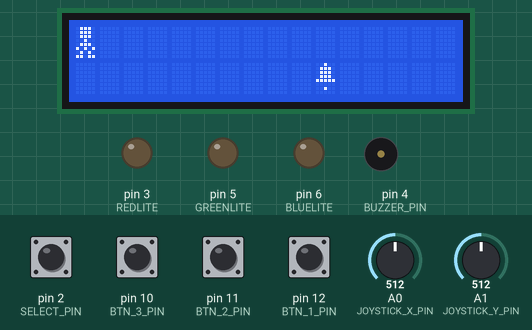
Recording of a sketch running on a simulated Arduino Uno, built with avr-gcc and run on an emulated ATmega328P. Parts: 16×2 character LCD, output pins drawn as LEDs (lit = HIGH), buzzer (waves = sounding). The test bench sets the inputs (shaded band); at power-on: pin 2 (SELECT_PIN), pin 10 (BTN_3_PIN), pin 11 (BTN_2_PIN), pin 12 (BTN_1_PIN) HIGH, A0 (JOYSTICK_X_PIN) = 512, A1 (JOYSTICK_Y_PIN) = 512. Random numbers use the default seed unless the sketch sets one.

Above: at 1.2 s.
1.3 s: A0 (JOYSTICK_X_PIN) set to 716
At 1.65 s:
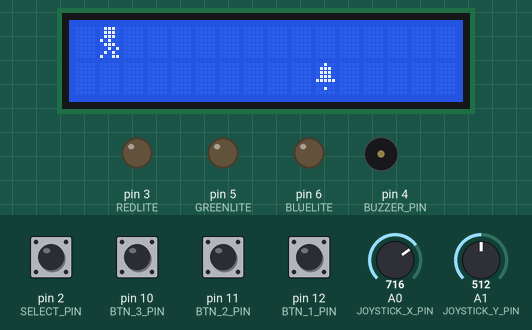
4.3 s: A1 (JOYSTICK_Y_PIN) set to 577
7.3 s: A1 (JOYSTICK_Y_PIN) set to 602
At 7.84 s:
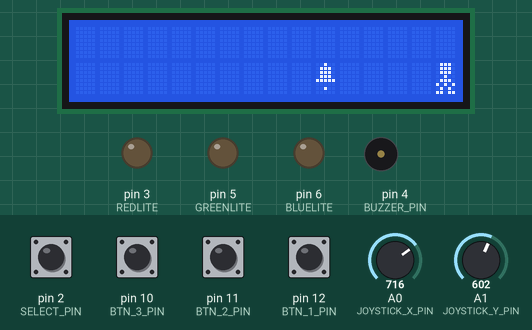
10.3 s: pin 11 (BTN_2_PIN) pulled LOW for 1 s
At 12.17 s:
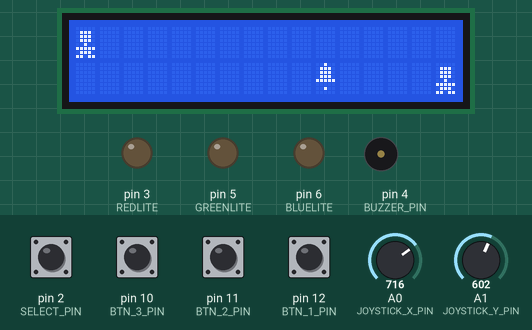
13.5 s: pin 10 (BTN_3_PIN) pulled LOW for 1 s
At 14.8 s:
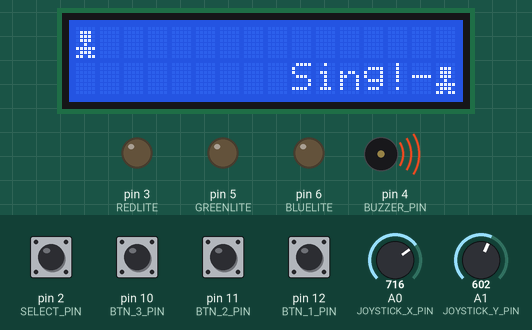
16.0 s: pin 11 (BTN_2_PIN) pulled LOW for 0.15 s
At 16.74 s:
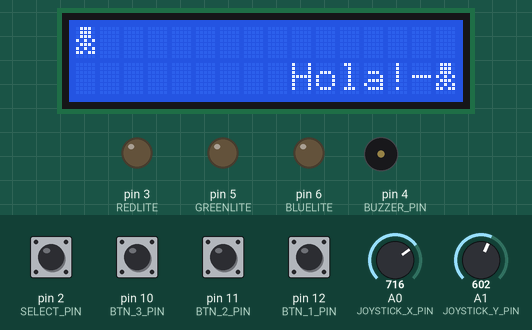
Timing chart, 0 to 19.0 s (numbered marks = the images above; inputs shaded):
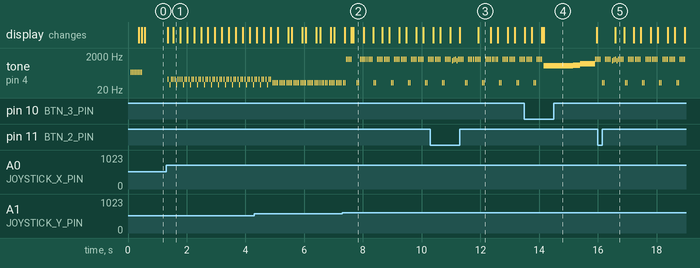

The sketch:

Eldicino.ino
```cpp
/*
Author:  Esmit Perez (@esmitperez)
Fecha:   Jul 10 2013

Inspirado en http://playground.arduino.cc/Code/StopWatchClass y http://arduino.cc/en/Hacking/LibraryTutorial

*/

// include the library code:
#include <LiquidCrystal.h>
#include <Wire.h>

// http://playground.arduino.cc/Code/AvailableMemory

#include <avr/pgmspace.h>

//#include "structures.h"

#include "constants.h"
#include "pitches.h"
#include "Animation.h"
#include "Eldicino_Frames.h"
#include "Actor.h"
#include "Player.h"
#include "Vector.h"

// PINs
#define REDLITE 3
#define GREENLITE 5
#define BLUELITE 6


#define LCD_ROWS 2
#define LCD_COLS 16
#define LCD_MAX_CHARS 8 // LCD library max is 8


#define SELECT_PIN 2
#define BTN_1_PIN 12
#define BTN_2_PIN 11
#define BTN_3_PIN 10


#define JOYSTICK_X_PIN A0
#define JOYSTICK_Y_PIN A1
#define BUZZER_PIN 4

#define DEFAULT_INACTIVITY_TRESHOLD 15

// initialize the library with the numbers of the interface pins
//LiquidCrystal lcd(7, 8, 9, 10, 11, 12);
// This library is NOT the original, use the one from http://learn.adafruit.com/i2c-spi-lcd-backpack/downloads
LiquidCrystal lcd(0); // Adafruit's LCD lib for I2C

// JOYSTICK
int oldX = 0;
int oldY = 0;
int oldSelect = 0;
int oldSelect1 = 0;
int oldSelect2 = 0;
int oldSelect3 = 0;


int joystick_x;
int joystick_y;
int select;

int select1;
int select2;
int select3;


byte* movie[] = {eldicino_walk_r1,eldicino_walk_r2};
int melody[] = {NOTE_F2,NOTE_E1};
Animation eldicinoWalkR ("eldicinoWalkR",2,1, movie,true,2,melody);


byte* movieeldicinoWalkL[] = {eldicino_walk_l1,eldicino_walk_l2};
int melodyeldicinoWalkL[] = {NOTE_E1,NOTE_F2};
Animation eldicinoWalkL ("eldicinoWalkL",2,-1, movieeldicinoWalkL,true,2,melodyeldicinoWalkL);

byte* movie3[] = {eldicino_rest};
int melody3[] = {NOTE_C3};
Animation eldicinoRest ("eldicinoRest",1,0, movie3,false,0,melody3);


byte* movieeldicinoBumpR[] = {eldicino_walk_r2,eldicino_bumpR};
int melodyeldicinoBumpR[] = {NOTE_A1,NOTE_A1,NOTE_A1,NOTE_A1};
Animation eldicinoBumpR ("eldicinoBumpR",2,0, movieeldicinoBumpR,true,4,melodyeldicinoBumpR);

byte* movieeldicinoBumpL[] = {eldicino_walk_l2,eldicino_bumpL};
int melodyeldicinoBumpL[] = {NOTE_A1,NOTE_A1,NOTE_A1,NOTE_A1};

Animation eldicinoBumpL ("eldicinoBumpL",2,0, movieeldicinoBumpL,true,4,melodyeldicinoBumpL);


byte* movieeldicinoHappy[] = {eldicino_rest,eldicino_happy1,eldicino_happy2,eldicino_happy2};
int melodyeldicinoHappy[] = {NOTE_C6,NOTE_D6,NOTE_E6};

Animation eldicinoHappy ("eldicinoHappy",4,0, movieeldicinoHappy,true,3,melodyeldicinoHappy);


byte* movieeldicinoSit[] = {eldicino_sit,eldicino_sit,eldicino_sit,eldicino_sit};
int melodyeldicinoSit[] = {NOTE_E6,NOTE_D6,NOTE_C6};
Animation eldicinoSit ("eldicinoSit",4,0, movieeldicinoSit,true,3,melodyeldicinoSit);


byte* movieeldicinoImpatient[] = {eldicino_rest,eldicino_tapFootR,eldicino_tapFootR,eldicino_rest};
int melodyeldicinoImpatient[] = {NOTE_A3};

Animation eldicinoImpatient ("eldicinoImpatient",4,0,movieeldicinoImpatient,true,1,melodyeldicinoImpatient);

byte* movieeldicinoHelloR[] = {
    eldicino_rest,
    eldicino_helloR1,
    eldicino_helloR2,
    eldicino_helloR1,
    eldicino_helloR2,
    eldicino_rest
};

int melodyeldicinoHelloR[] = {NOTE_F6,NOTE_F5,NOTE_F6};
Animation eldicinoHelloR("eldicinoHelloR",6,0, movieeldicinoHelloR,true,3,melodyeldicinoHelloR);


byte* mvemptyAnimation[] = {emptyFrame};
int mlemptyAnimation[] = {NOTE_A1};
Animation emptyAnimation ("emptyAnimation",1,0, mvemptyAnimation,false,0,mlemptyAnimation);


byte* bellMovie[] = {bellFrame};
Animation campanaDefault ("campanaDefault",1,0,bellMovie);

Actor eldicino("Eldicino",0,0,1,eldicinoRest);
Actor campana("Campana",10,1,2,campanaDefault);
Vector<Actor> actores;

Player player(BUZZER_PIN, LCD_ROWS, LCD_COLS, 2, actores);


// notes in the melody:
int themeMelody[] = {
    NOTE_C5, NOTE_C5,NOTE_C5, NOTE_C5, NOTE_D5,NOTE_F5,NOTE_F5
};

// note durations: 4 = quarter note, 8 = eighth note, etc.:
int noteDurations[] = {
    4,4,4,4,4,4,4
};

boolean gameIntroShown = false;
double lastActionTime = millis();
bool introCleared = 0;

void setup() {
    // set up the LCD's number of rows and columns:
    lcd.begin(LCD_COLS, LCD_ROWS);

    if (DEBUG_ON) {
        Serial.begin(9600);
    }

    pinMode(REDLITE, OUTPUT);
    pinMode(GREENLITE, OUTPUT);
    pinMode(BLUELITE, OUTPUT);

    pinMode(SELECT_PIN, INPUT);
    pinMode(BTN_1_PIN, INPUT);
    pinMode(BTN_2_PIN, INPUT);
    pinMode(BTN_3_PIN, INPUT);

    pinMode(BUZZER_PIN,OUTPUT);


    digitalWrite(SELECT_PIN, HIGH);
    digitalWrite(BTN_1_PIN, HIGH);
    digitalWrite(BTN_2_PIN, HIGH);
    digitalWrite(BTN_3_PIN, HIGH);

 //   eldicino.currentAnimation = &eldicinoRest;
  //  campana.currentAnimation = &campanaDefault;

    player.actors.push_back(eldicino);
    player.actors.push_back(campana);


    player.lcd = &lcd;

}


void loop() {
  playerModeLoop(player.actors[0]);
}


void demoLoop(Actor &actor) {
    walkR(actor,15);
    jumpDown(actor);
    walkL(actor,15);
    jumpUp(actor);
}

int inactivityThreshold = DEFAULT_INACTIVITY_TRESHOLD;
void playerModeLoop(Actor &toPlayWith) {

    //lcd.setCursor(0,0);
    int joystick_x = map(analogRead(JOYSTICK_X_PIN), 0, 1023, 1, 20);
    int joystick_y = map(analogRead(JOYSTICK_Y_PIN), 0, 1023, 1, 20);


    if ((millis() - lastActionTime)/1000  > DEFAULT_INACTIVITY_TRESHOLD) {
        doRandomAction(toPlayWith);
        lastActionTime = millis();
        inactivityThreshold = random(DEFAULT_INACTIVITY_TRESHOLD*random(1,10));
    }

    select = !digitalRead(SELECT_PIN);
    select1 = !digitalRead(BTN_1_PIN);
    select2 = !digitalRead(BTN_2_PIN);
    select3 = !digitalRead(BTN_3_PIN);

    if((oldX != joystick_x) ||  (oldY != joystick_y) ||  (oldSelect != select) ||  (oldSelect1 != select1) ||  (oldSelect2 != select2) ||  (oldSelect3 != select3)) {
        lastActionTime = millis(); // flag that something happened

        oldX = joystick_x;
        oldY = joystick_y;
        oldSelect = select;
        oldSelect1 = select1;
        oldSelect2 = select2;
        oldSelect3 = select3;

        if (joystick_x == 10) {
            rest(toPlayWith,1);

        }
    }

    // FIX GAME INTRO
    if (!gameIntroShown) {
        playGameIntro();
    }

    if (introCleared==0) {
        lcd.clear();
        introCleared=1;
    }

    if (joystick_x > 10) {
        if (toPlayWith.bubble_size > 0) {
            clearBubble(toPlayWith);
        }
        walkR(toPlayWith,1);
    }

    if (joystick_x < 10) {
        if (toPlayWith.bubble_size > 0) {
            clearBubble(toPlayWith);
        }

        walkL(toPlayWith,1);
    }

    // UP
    if (joystick_y < 9) {
        jumpUp(toPlayWith);
    }

    // DOWN
    if (joystick_y > 11) {
        player.clearBubble(&toPlayWith);
        toPlayWith.currentAnimation = &eldicinoSit;
        player.render();

        if (toPlayWith.pos_curr_y < LCD_ROWS-1) {
            player.gotoPos(&toPlayWith,toPlayWith.pos_curr_x+0, toPlayWith.pos_curr_y+1 );

            //player.gotoPos(actor,actor.pos_curr_x, actor.pos_curr_y+1 );
            toPlayWith.currentAnimation = &eldicinoRest;
            player.render();

            //char m[] = "Wee!";
            //saySomething(toPlayWith,m);
        }

        //jumpDown(toPlayWith);
    }

    if(select) {
        if (toPlayWith.bubble_size > 0) {
            clearBubble(toPlayWith);
        }

        // play(campana,campanaDefault);

    }

    if(select1) {
        if (toPlayWith.bubble_size > 0) {
            clearBubble(toPlayWith);
            tapFoot(eldicino,3);
        }

        // play(campana,campanaDefault);

    }

    if(select2) {
        if (toPlayWith.bubble_size > 0) {
            saySomething(toPlayWith,"Hola!");
            happy(eldicino,3);
            clearBubble(toPlayWith);
        }

        // play(campana,campanaDefault);

    }


    if(select3) {
        if (toPlayWith.bubble_size > 0) {
            saySomething(toPlayWith,"Sing!");
            playThemeSong();
            clearBubble(toPlayWith);
        }

        // play(campana,campanaDefault);
    }

    player.render();

}

void playGameIntro() {
    doRandomAction(eldicino);
    saySomething(eldicino," Soy Eldicino!",false);
    gameIntroShown=true;

}

void playThemeSong() {
// iterate over the notes of the melody:
    for (int thisNote = 0; thisNote < 8; thisNote++) {

        // to calculate the note duration, take one second
        // divided by the note type.
        //e.g. quarter note = 1000 / 4, eighth note = 1000/8, etc.
        int noteDuration = 1000/noteDurations[thisNote];
        tone(BUZZER_PIN, themeMelody[thisNote],noteDuration);

        // to distinguish the notes, set a minimum time between them.
        // the note's duration + 30% seems to work well:
        int pauseBetweenNotes = noteDuration ;
        delay(pauseBetweenNotes);
        // stop the tone playing:
        noTone(8);
    }
}


void jumpUp(Actor &actor) {
    if (actor.bubble_size > 0) {
        clearBubble(actor);
    }

    happy(actor,1);
    if (actor.pos_curr_y > 0) {
        gotoPos(actor,actor.pos_curr_x, actor.pos_curr_y-1 );
        rest(actor,1);
    }
}


void jumpDown(Actor &actor) {
    //if (actor.bubble_size > 0) {
    //    clearBubble(actor);
    //}

    sit(actor,1);
    if (actor.pos_curr_y < LCD_ROWS-1) {
        gotoPos(actor,actor.pos_curr_x, actor.pos_curr_y+1 );

        //player.gotoPos(actor,actor.pos_curr_x, actor.pos_curr_y+1 );
        rest(actor,1);
        char m[] = "Wee!";
        saySomething(actor,m);
    }
}

void rest(Actor &actor,int seconds) {
    actor.currentAnimation = &eldicinoRest;

    play(actor,eldicinoRest);
}


void happy(Actor &actor,int seconds) {
    actor.currentAnimation = &eldicinoHappy;

    play(actor,eldicinoHappy);
}


void sit(Actor &actor,int seconds) {
    actor.currentAnimation = &eldicinoSit;
    play(actor,eldicinoSit);
}

void tapFoot(Actor &actor,int times) {
    actor.currentAnimation = &eldicinoImpatient;
    for (int i=0; i<times; i++) {
        play(actor,eldicinoImpatient);
    }
}


void doMagic(Actor &actor) {
    //play(eldicino,eldicinoMagic);
    //saySomething("back!");
    //starGate(actor);
    tapFoot(actor,3);
}

void doRandomAction(Actor &actor) {
    int what = random(1,5);

    if (gameIntroShown) {
        char m[] = "hey!";
        saySomething(actor,m);
    }

    switch(what) {
    case 1:
        happy(actor,random(3));
        break;
    case 2:
        sit(actor,random(4));
        break;
    case 3:
        doMagic(actor);
        break;
    case 4:
        tapFoot(actor,2);
        break;
    default:
        waveHello(actor);
    }

    rest(actor,1);

};

void waveHello(Actor &actor) {
    actor.currentAnimation = &eldicinoHelloR;
    play(actor,eldicinoHelloR);
}


void clearBubble(Actor &actor) {
    lcd.setCursor(actor.bubble_x,actor.bubble_y);
    for (int i=0; i<actor.bubble_size; i++) {
        lcd.print(" ");
    }
    lcd.setCursor(actor.bubble_x,actor.bubble_y);
}


void saySomething(Actor &actor,char message[]) {
    saySomething(actor,message,true);
}

void saySomething(Actor &actor, char message[],boolean showLine) {

    if (actor.bubble_size > 0) {
        clearBubble(actor);
    }

    actor.bubble_size = strlen(message) + 1; // -message

    char pre[] = {};
    char pos[] = {};
    if (actor.pos_curr_x + actor.bubble_size <= LCD_COLS) {
        actor.bubble_x = actor.pos_curr_x + 1;
        actor.bubble_y = actor.pos_curr_y;
        lcd.setCursor(actor.bubble_x,actor.bubble_y);
        if (showLine) lcd.print("-");
        lcd.print(message);
    } else {
        actor.bubble_x = actor.pos_curr_x - actor.bubble_size;
        actor.bubble_y = actor.pos_curr_y;
        lcd.setCursor(actor.bubble_x,actor.bubble_y);
        lcd.print(message);
        if (showLine) lcd.print("-");
    }
}

void walkL(Actor &actor,int times) {
    if (actor.pos_curr_x>0) {
        for (int i=0; i<times; i++) {
            play(actor,eldicinoWalkL);
        }
    } else {
        bumpL(actor,1);
        char m[] = "Ouch!";
        saySomething(actor,m);
    }

}

void walkR(Actor &actor,int times) {
    if (actor.pos_curr_x<(LCD_COLS-1)) {
        for (int i=0; i<times; i++) {
            actor.currentAnimation = &eldicinoWalkR;
            play(actor,eldicinoWalkR);
        }

    } else {
        bumpR(actor,1);
        char m[] = "Ouch!";
        saySomething(actor,m);
    }
}


void bumpL(Actor &actor,int times) {
    for (int i=0; i<times; i++) {
        actor.currentAnimation = &eldicinoBumpL;
        play(actor,eldicinoBumpL);
    }
}

void bumpR(Actor &actor,int times) {
    for (int i=0; i<times; i++) {
        actor.currentAnimation = &eldicinoBumpR;
        play(actor,eldicinoBumpR);
    }
}


void gotoPos(Actor &actor,int x,int y) {
    lcd.setCursor(actor.pos_curr_x, actor.pos_curr_y);
    lcd.print(" ");

    actor.pos_prev_x = actor.pos_curr_x;
    actor.pos_prev_y = actor.pos_curr_y;

    actor.pos_curr_x = x%LCD_COLS;
    actor.pos_curr_y = y%LCD_ROWS;

    lcd.setCursor(actor.pos_curr_x, actor.pos_curr_y);
}

void showFrameFor(Actor &actor) {
    lcd.setCursor(actor.pos_curr_x, actor.pos_curr_y);
    lcd.write(byte(actor.actorCharNumber));
}

void play(Actor &actor, Animation &clip) {
    if (DEBUG_ON) {
        Serial.print("Who: ");
        Serial.print(actor.name);
        Serial.print("Movie: ");
        Serial.println(clip.name);
    }
    for (int i = 0; i < clip.numFrames; i++) {

        int byteOffset= (i * FRAME_SIZE);

        /* inefficient since it allocates memory for data we already &have loadaed
        byte* frame = (byte*) malloc(sizeof(byte) * FRAME_SIZE);
        int byteOffset= (i * FRAME_SIZE);

        for (int i=0; i<FRAME_SIZE;i++){
            frame[i] = clip.frames[byteOffset+i];
        }
        */

        // loop all 8 available LiquidCrystal provided registers...coz we can.
        lcd.createChar(actor.actorCharNumber, &clip.frames[byteOffset]);

        showFrameFor(actor);

        if (DEBUG_ON) {
            Serial.print("Frame: ");
            Serial.println(i);
        }

        if (clip.makeSound) {

            tone(BUZZER_PIN, clip.melody[i%clip.melodySize], clip.melodySpeed);
            delay(clip.melodyDelay);
            noTone(BUZZER_PIN);
        }


        delay(clip.animationPause);
        if (clip.direction == 0 || i==0 ) continue;

        int posMultiplier = clip.direction; // * 1;
        int x = actor.pos_curr_x+posMultiplier;
        int y = actor.pos_curr_y;
        gotoPos(actor,x, y);
    }
}
```

Actor.cpp
```cpp
/*
  Author:  Esmit Perez (@esmitperez)
  Fecha:   Jul 10 2013

  Inspirado en http://playground.arduino.cc/Code/StopWatchClass y http://arduino.cc/en/Hacking/LibraryTutorial

*/

#if ARDUINO >= 100
#include "Arduino.h"
#else
#include "WProgram.h"
#endif

#include "Actor.h"
#include "constants.h"


Actor::Actor(char* n,int initialX, int initialY, int i, Animation &defAnimation) {
    name = n;
    actorCharNumber = i;
    pos_curr_x = initialX;
    pos_curr_y = initialY;
    defaultAnimation = &defAnimation;
    currentAnimation = &defAnimation;
}


void Actor::info() {

  #if DEBUG_ON == true
      Serial.print("Actor: ");
      Serial.print(name);
      Serial.print(", actorCharNumber");
      Serial.print(actorCharNumber);
      Serial.print(", X: ");
      Serial.print(pos_curr_x);
      Serial.print(", Y: ");
      Serial.print(pos_curr_y);
      Serial.print(", Current Movie: ");
      Serial.println(currentAnimation->name);
  #endif

}
```

Actor.h
```cpp
/*
  Author:  Esmit Perez (@esmitperez)
  Fecha:   Jul 10 2013

  Inspirado en http://playground.arduino.cc/Code/StopWatchClass y http://arduino.cc/en/Hacking/LibraryTutorial

*/

#ifndef Actor_h
#define Actor_h

#if ARDUINO >= 100
#include "Arduino.h"
#else
#include "WProgram.h"
#endif

#include "Animation.h"


class Actor {

public:
    char* name;
    int actorCharNumber;
    Animation *defaultAnimation;
    Animation *currentAnimation;

    int pos_curr_x;
    int pos_curr_y;

    int pos_prev_x;
    int pos_prev_y;

    int bubble_x;
    int bubble_y;
    int bubble_size;
    boolean speaks = false;

    void info();

    Actor(char* name,int initialX, int initialY, int id, Animation &a);

};

#endif
```

Animation.cpp
```cpp
/*
  Author:  Esmit Perez  (@esmitperez)
  Fecha:   Jul 10 2013

  Inspirado en http://playground.arduino.cc/Code/StopWatchClass y http://arduino.cc/en/Hacking/LibraryTutorial

*/


#if ARDUINO >= 100
#include "Arduino.h"
#else
#include "WProgram.h"
#endif

#include "constants.h"
#include "Animation.h"


Animation::Animation(char* n) {
    name = n;
}


Animation::Animation(char* n,int numF, int dir) {
    name = n;
    numFrames = numF;
    direction = dir;
}


Animation::Animation(char* n,int numF, int dir, byte* frms[]) {
    name = n;
    numFrames = numF;
    direction = dir;


    // allocate the memory we need FRAME_SIZE * the number of frames
    int l = sizeof(byte)  * FRAME_SIZE *  numF;
    frames = (byte*) malloc(l);

    // transfer every bit from all our frames, into the single byte[] we use for movies
    int k=0;
    for (int j = 0; j<numF; j++) {
        for (int i = 0; i<FRAME_SIZE; i++) {
            frames[k++] = frms[j][i];
        }
    }

}


Animation::Animation(char* n,int numF, int dir, byte* frms[],bool ms,int mSize,int m[]) {
    name = n;
    numFrames = numF;
    direction = dir;
    makeSound = ms;
    melodySize = mSize;

    /*
    framesN = new byte*[FRAME_SIZE];

     for (int j = 0; j<numF;j++){
       framesN[j] = (byte*) &frms[j];
     }
     */


    /**/

    // allocate the memory we need FRAME_SIZE * the number of frames
    int l = sizeof(byte)  * FRAME_SIZE *  numF;
    frames = (byte*) malloc(l);

    // transfer every bit from all our frames, into the single byte[] we use for movies
    int k=0;
    for (int j = 0; j<numF; j++) {
        for (int i = 0; i<FRAME_SIZE; i++) {
            frames[k++] = frms[j][i];
        }
    }
    //*/

    // same allocation/bit transfer for melodies
    l = sizeof(int) * mSize;
    melody = (int*) malloc(l);

    //melody = new int[mSize];
    for (int j = 0; j<mSize; j++) {
        melody[j] =  m[j];
    }

}
```

Source omitted: Animation.h (1102 bytes), Eldicino_Frames.h (2701 bytes), Player.cpp (3654 bytes), Player.h (740 bytes), Vector.h (1849 bytes), constants.h (323 bytes), pitches.h (2049 bytes)

Measured:
- the behaviour switches between 592 and 593 on A1 (JOYSTICK_Y_PIN) (found by bisection; images 1 and 2)
- after the input at 1.3 s, tone on pin 4 (BUZZER_PIN): silent → 87 Hz after 0.06 s, then repeats every 0.24 s: silent 0.03 s, 41 Hz 0.02 s, 2 × (silent 0.03 s, 87 Hz 0.02 s), silent 0.06 s, 87 Hz 0.02 s; the display: first changes after 0.06 s (image 1 shows a later state)
- by itself, tone on pin 4 (BUZZER_PIN): alternates 220 Hz for 0.02 s and silent for 0.03 s, 16 changes in all, then stays silent
